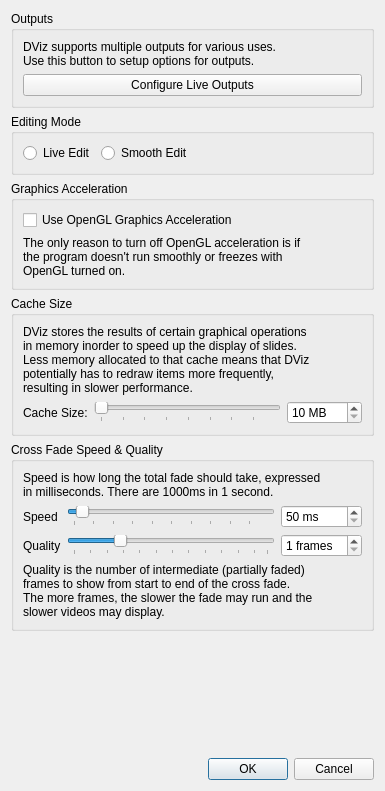
<?xml version="1.0" encoding="UTF-8"?>
<ui version="4.0">
 <class>AppSettingsDialog</class>
 <widget class="QDialog" name="AppSettingsDialog">
  <property name="geometry">
   <rect>
    <x>0</x>
    <y>0</y>
    <width>385</width>
    <height>791</height>
   </rect>
  </property>
  <property name="windowTitle">
   <string>Dialog</string>
  </property>
  <layout class="QVBoxLayout" name="verticalLayout_2">
   <item>
    <widget class="QGroupBox" name="groupBox_2">
     <property name="title">
      <string>Outputs</string>
     </property>
     <layout class="QVBoxLayout" name="verticalLayout_3">
      <item>
       <widget class="QLabel" name="label">
        <property name="text">
         <string>&lt;!DOCTYPE HTML PUBLIC &quot;-//W3C//DTD HTML 4.0//EN&quot; &quot;http://www.w3.org/TR/REC-html40/strict.dtd&quot;&gt;
&lt;html&gt;&lt;head&gt;&lt;meta name=&quot;qrichtext&quot; content=&quot;1&quot; /&gt;&lt;style type=&quot;text/css&quot;&gt;
p, li { white-space: pre-wrap; }
&lt;/style&gt;&lt;/head&gt;&lt;body style=&quot; font-family:'Sans Serif'; font-size:9pt; font-weight:400; font-style:normal;&quot;&gt;
&lt;p style=&quot; margin-top:0px; margin-bottom:0px; margin-left:0px; margin-right:0px; -qt-block-indent:0; text-indent:0px;&quot;&gt;&lt;span style=&quot; font-family:'MS Shell Dlg 2';&quot;&gt;DViz supports multiple outputs for various uses.&lt;br /&gt;Use this button to setup options for outputs.&lt;/span&gt;&lt;/p&gt;&lt;/body&gt;&lt;/html&gt;</string>
        </property>
       </widget>
      </item>
      <item>
       <widget class="QPushButton" name="btnConfigOutputs">
        <property name="text">
         <string>Configure Live Outputs</string>
        </property>
       </widget>
      </item>
     </layout>
    </widget>
   </item>
   <item>
    <widget class="QGroupBox" name="groupBox_5">
     <property name="title">
      <string>Editing Mode</string>
     </property>
     <layout class="QHBoxLayout" name="horizontalLayout_2">
      <item>
       <widget class="QRadioButton" name="editModeLive">
        <property name="toolTip">
         <string>Live Edit Mode means that the instant a change is made in the editor, the live slide will cut right to that change, no cross fade.</string>
        </property>
        <property name="text">
         <string>Live Edit</string>
        </property>
       </widget>
      </item>
      <item>
       <widget class="QRadioButton" name="editModeSmooth">
        <property name="toolTip">
         <string>Smooth Edit means that if the slide is live and you edit it in the editor,  the live view will cross fade to the new changes any time a change is made in the editor.</string>
        </property>
        <property name="text">
         <string>Smooth Edit</string>
        </property>
       </widget>
      </item>
      <item>
       <spacer name="horizontalSpacer">
        <property name="orientation">
         <enum>Qt::Horizontal</enum>
        </property>
        <property name="sizeHint" stdset="0">
         <size>
          <width>40</width>
          <height>20</height>
         </size>
        </property>
       </spacer>
      </item>
     </layout>
    </widget>
   </item>
   <item>
    <widget class="QGroupBox" name="groupBox">
     <property name="title">
      <string>Graphics Acceleration</string>
     </property>
     <layout class="QVBoxLayout" name="verticalLayout">
      <item>
       <widget class="QCheckBox" name="cbUseOpenGL">
        <property name="text">
         <string>Use OpenGL Graphics Acceleration</string>
        </property>
       </widget>
      </item>
      <item>
       <widget class="QLabel" name="label_2">
        <property name="text">
         <string>&lt;!DOCTYPE HTML PUBLIC &quot;-//W3C//DTD HTML 4.0//EN&quot; &quot;http://www.w3.org/TR/REC-html40/strict.dtd&quot;&gt;
&lt;html&gt;&lt;head&gt;&lt;meta name=&quot;qrichtext&quot; content=&quot;1&quot; /&gt;&lt;style type=&quot;text/css&quot;&gt;
p, li { white-space: pre-wrap; }
&lt;/style&gt;&lt;/head&gt;&lt;body style=&quot; font-family:'Sans Serif'; font-size:9pt; font-weight:400; font-style:normal;&quot;&gt;
&lt;img src=&quot;:/data/opengl-logo.png&quot; align=&quot;right&quot;&gt;
&lt;p style=&quot; margin-top:0px; margin-bottom:0px; margin-left:0px; margin-right:0px; -qt-block-indent:0; text-indent:0px;&quot;&gt;&lt;span style=&quot; font-family:'MS Shell Dlg 2';&quot;&gt;The only reason to turn off OpenGL acceleration is if &lt;/span&gt;&lt;/p&gt;
&lt;p style=&quot; margin-top:0px; margin-bottom:0px; margin-left:0px; margin-right:0px; -qt-block-indent:0; text-indent:0px;&quot;&gt;&lt;span style=&quot; font-family:'MS Shell Dlg 2';&quot;&gt;the program doesn't run smoothly or freezes with &lt;/span&gt;&lt;/p&gt;
&lt;p style=&quot; margin-top:0px; margin-bottom:0px; margin-left:0px; margin-right:0px; -qt-block-indent:0; text-indent:0px;&quot;&gt;&lt;span style=&quot; font-family:'MS Shell Dlg 2';&quot;&gt;OpenGL turned on.&lt;/span&gt;&lt;/p&gt;&lt;/body&gt;&lt;/html&gt;</string>
        </property>
       </widget>
      </item>
     </layout>
    </widget>
   </item>
   <item>
    <widget class="QGroupBox" name="groupBox_3">
     <property name="title">
      <string>Cache Size</string>
     </property>
     <layout class="QVBoxLayout" name="verticalLayout_4">
      <item>
       <widget class="QLabel" name="label_3">
        <property name="text">
         <string>DViz stores the results of certain graphical operations 
in memory inorder to speed up the display of slides. 
Less memory allocated to that cache means that DViz
potentially has to redraw items more frequently, 
resulting in slower performance.</string>
        </property>
       </widget>
      </item>
      <item>
       <layout class="QHBoxLayout" name="horizontalLayout">
        <item>
         <widget class="QLabel" name="label_8">
          <property name="text">
           <string>Cache Size:</string>
          </property>
         </widget>
        </item>
        <item>
         <widget class="QSlider" name="cacheSlider">
          <property name="minimum">
           <number>10</number>
          </property>
          <property name="maximum">
           <number>1024</number>
          </property>
          <property name="singleStep">
           <number>16</number>
          </property>
          <property name="pageStep">
           <number>64</number>
          </property>
          <property name="orientation">
           <enum>Qt::Horizontal</enum>
          </property>
          <property name="tickPosition">
           <enum>QSlider::TicksBelow</enum>
          </property>
          <property name="tickInterval">
           <number>128</number>
          </property>
         </widget>
        </item>
        <item>
         <widget class="QSpinBox" name="cacheBox">
          <property name="suffix">
           <string> MB</string>
          </property>
          <property name="minimum">
           <number>10</number>
          </property>
          <property name="maximum">
           <number>1024</number>
          </property>
          <property name="singleStep">
           <number>10</number>
          </property>
         </widget>
        </item>
       </layout>
      </item>
     </layout>
    </widget>
   </item>
   <item>
    <widget class="QGroupBox" name="groupBox_4">
     <property name="title">
      <string>Cross Fade Speed &amp;&amp; Quality</string>
     </property>
     <layout class="QVBoxLayout" name="verticalLayout_5">
      <item>
       <widget class="QLabel" name="label_6">
        <property name="text">
         <string>Speed is how long the total fade should take, expressed
in milliseconds. There are 1000ms in 1 second.</string>
        </property>
       </widget>
      </item>
      <item>
       <layout class="QGridLayout" name="gridLayout">
        <item row="0" column="0">
         <widget class="QLabel" name="label_4">
          <property name="text">
           <string>Speed</string>
          </property>
         </widget>
        </item>
        <item row="1" column="0">
         <widget class="QLabel" name="label_5">
          <property name="text">
           <string>Quality</string>
          </property>
         </widget>
        </item>
        <item row="0" column="1">
         <widget class="QSlider" name="speedSlider">
          <property name="minimum">
           <number>50</number>
          </property>
          <property name="maximum">
           <number>5000</number>
          </property>
          <property name="singleStep">
           <number>100</number>
          </property>
          <property name="pageStep">
           <number>500</number>
          </property>
          <property name="value">
           <number>250</number>
          </property>
          <property name="orientation">
           <enum>Qt::Horizontal</enum>
          </property>
          <property name="invertedAppearance">
           <bool>false</bool>
          </property>
          <property name="invertedControls">
           <bool>false</bool>
          </property>
          <property name="tickPosition">
           <enum>QSlider::TicksBelow</enum>
          </property>
          <property name="tickInterval">
           <number>500</number>
          </property>
         </widget>
        </item>
        <item row="1" column="1">
         <widget class="QSlider" name="qualitySlider">
          <property name="minimum">
           <number>1</number>
          </property>
          <property name="maximum">
           <number>60</number>
          </property>
          <property name="singleStep">
           <number>5</number>
          </property>
          <property name="value">
           <number>15</number>
          </property>
          <property name="orientation">
           <enum>Qt::Horizontal</enum>
          </property>
          <property name="tickPosition">
           <enum>QSlider::TicksBelow</enum>
          </property>
          <property name="tickInterval">
           <number>5</number>
          </property>
         </widget>
        </item>
        <item row="0" column="2">
         <widget class="QSpinBox" name="speedBox">
          <property name="suffix">
           <string> ms</string>
          </property>
          <property name="minimum">
           <number>50</number>
          </property>
          <property name="maximum">
           <number>5000</number>
          </property>
          <property name="singleStep">
           <number>10</number>
          </property>
         </widget>
        </item>
        <item row="1" column="2">
         <widget class="QSpinBox" name="qualityBox">
          <property name="suffix">
           <string> frames</string>
          </property>
          <property name="minimum">
           <number>1</number>
          </property>
          <property name="maximum">
           <number>60</number>
          </property>
         </widget>
        </item>
       </layout>
      </item>
      <item>
       <widget class="QLabel" name="label_7">
        <property name="text">
         <string>Quality is the number of intermediate (partially faded)
frames to show from start to end of the cross fade. 
The more frames, the slower the fade may run and the
slower videos may display.</string>
        </property>
       </widget>
      </item>
     </layout>
    </widget>
   </item>
   <item>
    <spacer name="verticalSpacer">
     <property name="orientation">
      <enum>Qt::Vertical</enum>
     </property>
     <property name="sizeHint" stdset="0">
      <size>
       <width>20</width>
       <height>40</height>
      </size>
     </property>
    </spacer>
   </item>
   <item>
    <widget class="QDialogButtonBox" name="buttonBox">
     <property name="orientation">
      <enum>Qt::Horizontal</enum>
     </property>
     <property name="standardButtons">
      <set>QDialogButtonBox::Cancel|QDialogButtonBox::Ok</set>
     </property>
    </widget>
   </item>
  </layout>
 </widget>
 <resources/>
 <connections>
  <connection>
   <sender>buttonBox</sender>
   <signal>accepted()</signal>
   <receiver>AppSettingsDialog</receiver>
   <slot>accept()</slot>
   <hints>
    <hint type="sourcelabel">
     <x>257</x>
     <y>668</y>
    </hint>
    <hint type="destinationlabel">
     <x>157</x>
     <y>274</y>
    </hint>
   </hints>
  </connection>
  <connection>
   <sender>buttonBox</sender>
   <signal>rejected()</signal>
   <receiver>AppSettingsDialog</receiver>
   <slot>reject()</slot>
   <hints>
    <hint type="sourcelabel">
     <x>325</x>
     <y>668</y>
    </hint>
    <hint type="destinationlabel">
     <x>286</x>
     <y>274</y>
    </hint>
   </hints>
  </connection>
  <connection>
   <sender>speedSlider</sender>
   <signal>valueChanged(int)</signal>
   <receiver>speedBox</receiver>
   <slot>setValue(int)</slot>
   <hints>
    <hint type="sourcelabel">
     <x>124</x>
     <y>501</y>
    </hint>
    <hint type="destinationlabel">
     <x>349</x>
     <y>506</y>
    </hint>
   </hints>
  </connection>
  <connection>
   <sender>speedBox</sender>
   <signal>valueChanged(int)</signal>
   <receiver>speedSlider</receiver>
   <slot>setValue(int)</slot>
   <hints>
    <hint type="sourcelabel">
     <x>354</x>
     <y>517</y>
    </hint>
    <hint type="destinationlabel">
     <x>188</x>
     <y>501</y>
    </hint>
   </hints>
  </connection>
  <connection>
   <sender>qualitySlider</sender>
   <signal>valueChanged(int)</signal>
   <receiver>qualityBox</receiver>
   <slot>setValue(int)</slot>
   <hints>
    <hint type="sourcelabel">
     <x>207</x>
     <y>532</y>
    </hint>
    <hint type="destinationlabel">
     <x>363</x>
     <y>540</y>
    </hint>
   </hints>
  </connection>
  <connection>
   <sender>qualityBox</sender>
   <signal>valueChanged(int)</signal>
   <receiver>qualitySlider</receiver>
   <slot>setValue(int)</slot>
   <hints>
    <hint type="sourcelabel">
     <x>359</x>
     <y>549</y>
    </hint>
    <hint type="destinationlabel">
     <x>197</x>
     <y>533</y>
    </hint>
   </hints>
  </connection>
  <connection>
   <sender>cacheBox</sender>
   <signal>valueChanged(int)</signal>
   <receiver>cacheSlider</receiver>
   <slot>setValue(int)</slot>
   <hints>
    <hint type="sourcelabel">
     <x>362</x>
     <y>395</y>
    </hint>
    <hint type="destinationlabel">
     <x>264</x>
     <y>387</y>
    </hint>
   </hints>
  </connection>
  <connection>
   <sender>cacheSlider</sender>
   <signal>valueChanged(int)</signal>
   <receiver>cacheBox</receiver>
   <slot>setValue(int)</slot>
   <hints>
    <hint type="sourcelabel">
     <x>310</x>
     <y>396</y>
    </hint>
    <hint type="destinationlabel">
     <x>358</x>
     <y>400</y>
    </hint>
   </hints>
  </connection>
 </connections>
</ui>
